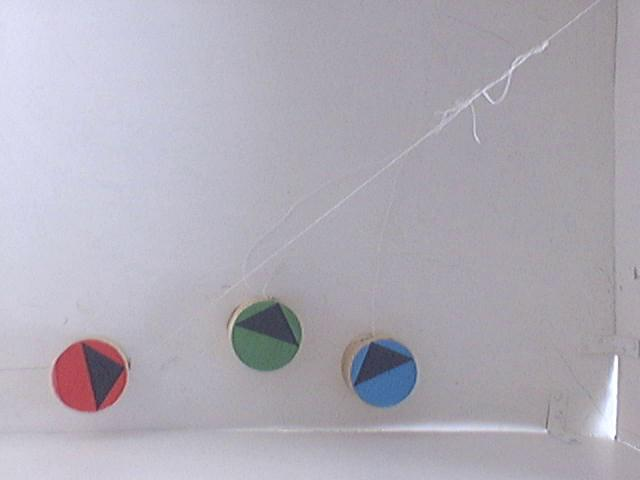
%> input picture Dataset4/00000004.jpg, 640 x 480 px
$ octave --eval "result = labelRegion(imread('00000004.jpg'));"   (GNU Octave 9; MATLAB toolbox functions it lacks are replaced by stand-ins)
%> lines starting %> are read from the running program, lines starting %| are printed output that depends on the picture; in (x1, y1, x2, y2) boxes, pixels count from 0 and x2, y2 are one past the last pixel; in counts of white or black regions, pixels touching at a corner belong together; the program's own positions count from 1

function [rx,ry,rr,gx,gy,gr,bx,by,br] = labelRegion(img)

% Convert image to grayscale
grayImage = rgb2gray(img);
% Converts grayscale image to black and white using a threshold level of 0.8
thresholdImage = im2bw(grayImage,0.88);
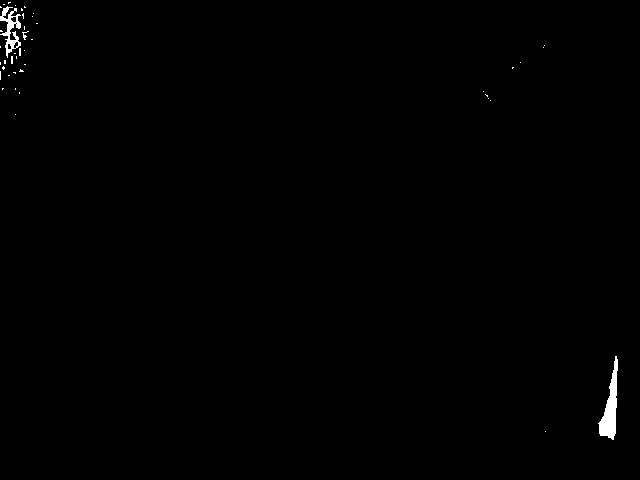
%> thresholdImage: size 480x640 logical; 0.44% white; 43 white regions (40 under 20 px), largest, box (x1, y1, x2, y2) and area: (598, 356, 618, 440) 756, (0, 6, 21, 58) 438, (22, 31, 29, 40) 22
%
L = bwlabel(~thresholdImage,8);
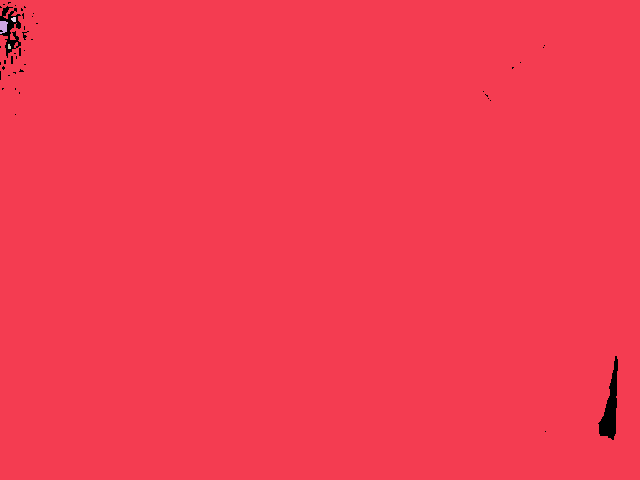
%> L: size 480x640 double; 5 distinct labels, from 0 to 4; one colour per label, 0 black
N = max(L(:));
%> N = 4

j=1;
rx = 0;
ry = 0;
rr = 0;
gx = 0;
gy = 0;
gr = 0;
bx = 0;
by = 0;
br = 0;

for i= 1:N
    [r,c]=find(L==i);
    if(size(r,1)>200)
        c1(j)=sum(r)/size(r,1);
        c2(j)=sum(c)/size(c,1);
        if(sum(img(r,c,1))/size(r,1)>200);
        rx=c1(j);
        ry=c2(j);
        plot(c2(j),c1(j),'r*');
        rr=sqrt(size(r,1))/2;
        elseif(sum(img(r,c,3))/size(r,1)>180);
        plot(c2(j),c1(j),'b*');
        bx=c1(j);
        by=c2(j);
        br=sqrt(size(r,1))/2;
        elseif(sum(img(r,c,2))/size(r,1)>180);
        plot(c2(j),c1(j),'g*');
        gx=c1(j);
        gy=c2(j);
        gr=sqrt(size(r,1))/2;
        end
        j=j+1;
    end
end
%> this loop made 1 pass
end
%> (the run ends here)
